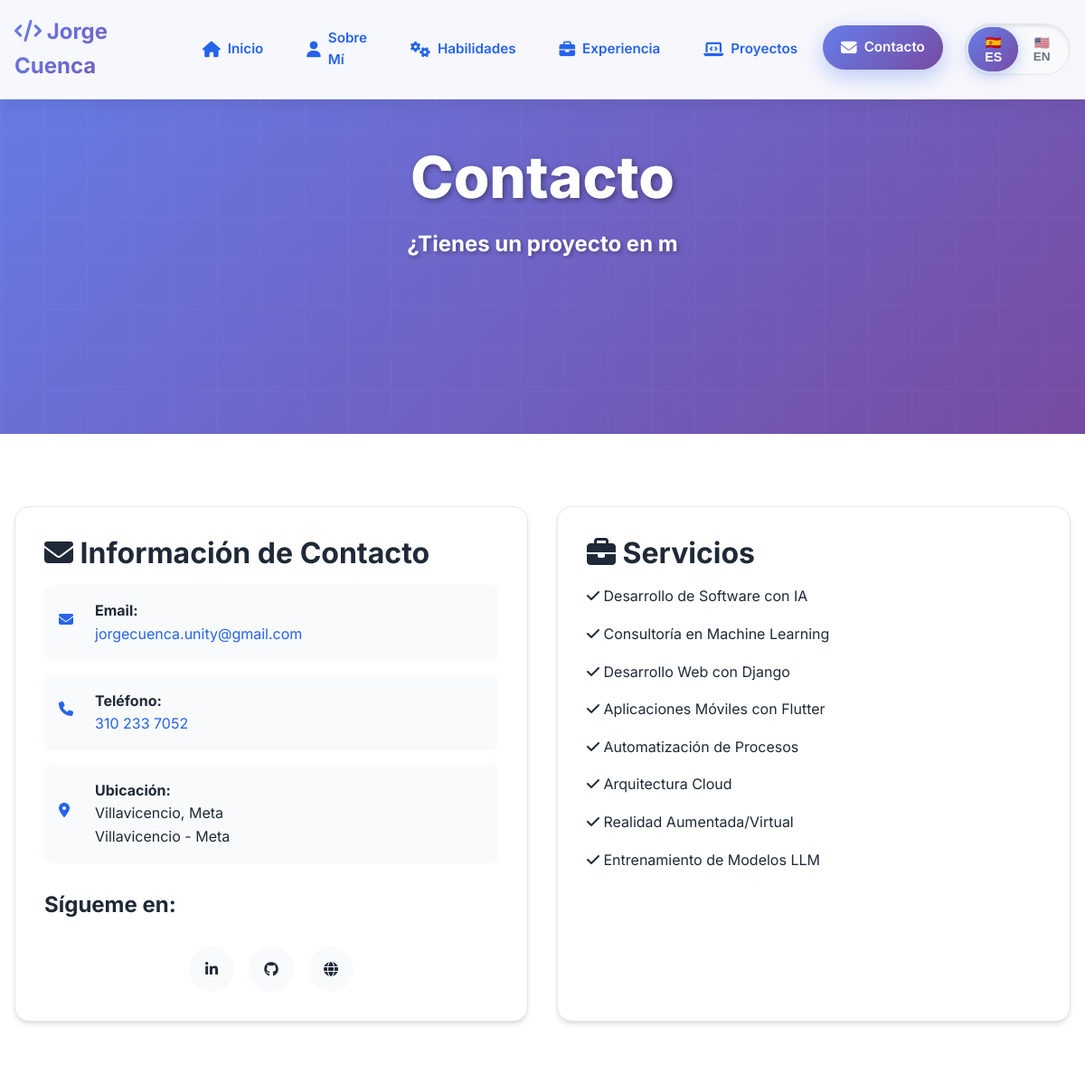
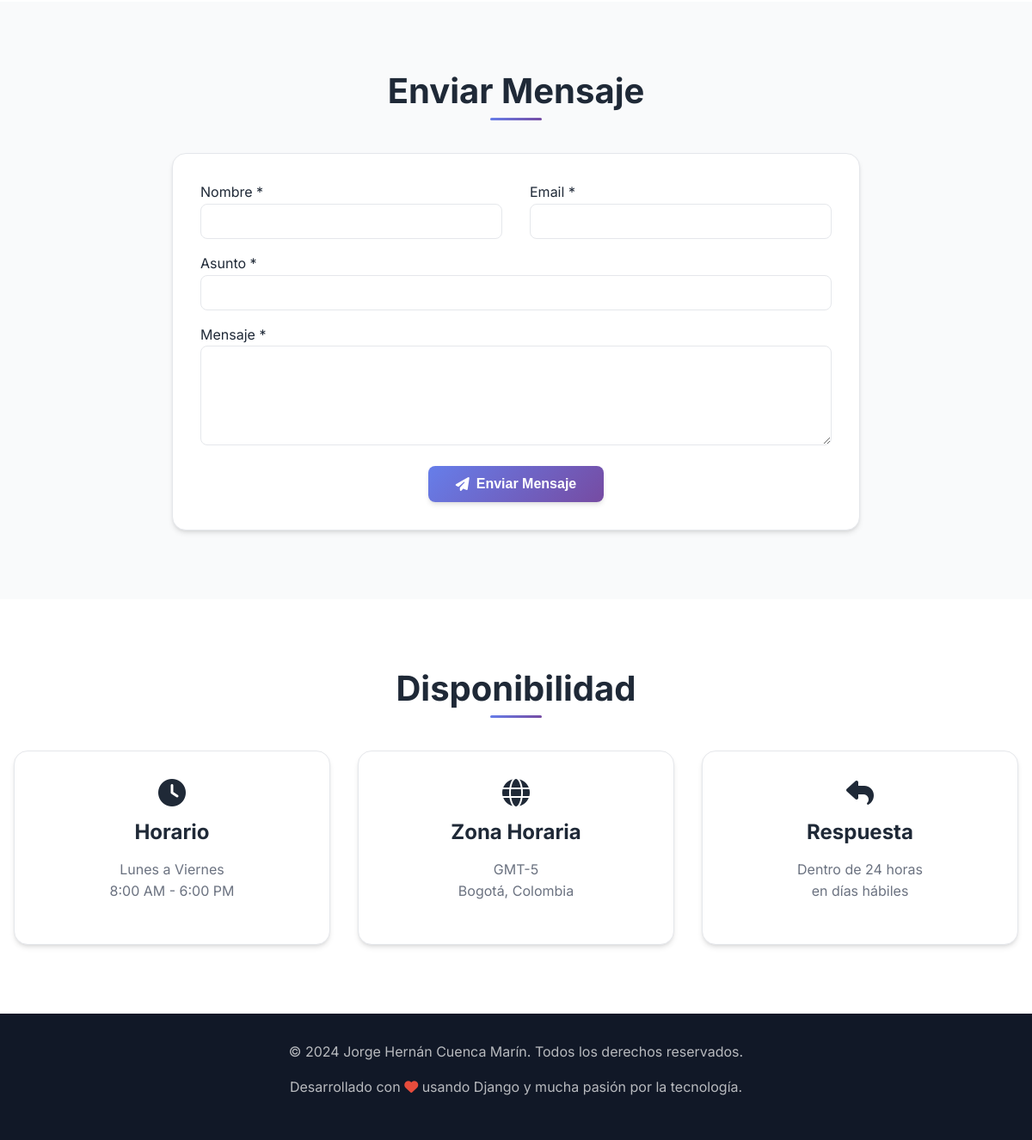
/contacto/, run on the app's committed database (2 pictures, top to bottom).
### portfolio/models.py (models this page shows, shortened)
class Perfil(models.Model):
    nombre_completo = models.CharField(max_length=200)
    fecha_nacimiento = models.DateField()
    lugar_nacimiento = models.CharField(max_length=100)
    cedula = models.CharField(max_length=20, unique=True)
    direccion = models.CharField(max_length=200)
    email = models.EmailField()
    telefono_regex = RegexValidator(regex=r'^\+?1?\d{9,15}$', message="Número de teléfono debe estar en formato: '+999999999'. Hasta 15 dígitos permitidos.")
    telefono = models.CharField(validators=[telefono_regex], max_length=17)
    licencia_conduccion = models.CharField(max_length=50, blank=True)
    foto_perfil = models.ImageField(upload_to='perfil/', blank=True, null=True)
    descripcion_corta = models.TextField(max_length=300)
    biografia = models.TextField()
    class Meta:
        verbose_name = "Perfil"
        verbose_name_plural = "Perfiles"

class RedSocial(models.Model):
    PLATAFORMA_CHOICES = [
        ('linkedin', 'LinkedIn'),
        ('github', 'GitHub'),
        ('twitter', 'Twitter'),
        ('instagram', 'Instagram'),
        ('facebook', 'Facebook'),
        ('youtube', 'YouTube'),
        ('website', 'Sitio Web Personal'),
        ('otro', 'Otro'),
    ]
    perfil = models.ForeignKey(Perfil, on_delete=models.CASCADE, related_name='redes_sociales')
    plataforma = models.CharField(max_length=20, choices=PLATAFORMA_CHOICES)
    url = models.URLField()
    usuario = models.CharField(max_length=100, blank=True)
    activo = models.BooleanField(default=True)
    class Meta:
        verbose_name = "Red Social"
        verbose_name_plural = "Redes Sociales"
        unique_together = ['perfil', 'plataforma']

### portfolio/views.py (the view)
# urls.py: path('contacto/', views.contacto, name='contacto'),
def contacto(request):
    try:
        perfil = Perfil.objects.first()
        if not perfil:
            return render(request, 'portfolio/setup.html')
        language = get_language_from_request(request)
        translations = TRANSLATIONS.get(language, TRANSLATIONS['es'])
        redes_sociales = RedSocial.objects.filter(perfil=perfil, activo=True)
        context = {
            'perfil': perfil,
            'redes_sociales': redes_sociales,
            'language': language,
            'translations': translations,
        }
        return render(request, 'portfolio/contacto.html', context)
    except Exception as e:
        return render(request, 'portfolio/error.html', {'error': str(e)})

### portfolio/views.py (called while the page is built)
def get_language_from_request(request):
    return request.session.get('language', 'es')

### portfolio/templates/portfolio/contacto.html (shortened to what this page needs)
{% extends 'portfolio/base.html' %}
{% load static %}
{% load portfolio_extras %}
{% block content %}
<section class="hero" style="min-height: 60vh;">
    <div class="container">
        <div class="hero-content">
            <h1 class="hero-title">{{ translations.contact }}</h1>
            <p class="hero-subtitle">{{ translations.have_project }}</p>
        </div>
    </div>
</section>
<section class="section">
    <div class="container">
        <div class="grid grid-2">
            <div class="card">
                <h3><i class="fas fa-envelope"></i> {{ translations.contact_info }}</h3>
                {% if perfil %}
                <div class="contact-info">
                    <div class="contact-item">
                        <i class="fas fa-envelope contact-icon"></i>
                        <div>
                            <strong>{{ translations.email }}:</strong><br>
                            <a href="mailto:{{ perfil.email }}">{{ perfil.email }}</a>
                        </div>
                    </div>
                    <div class="contact-item">
                        <i class="fas fa-phone contact-icon"></i>
                        <div>
                            <strong>{{ translations.phone }}:</strong><br>
                            <a href="tel:{{ perfil.telefono }}">{{ perfil.telefono }}</a>
                        </div>
                    </div>
                    <div class="contact-item">
                        <i class="fas fa-map-marker-alt contact-icon"></i>
                        <div>
                            <strong>{{ translations.location }}:</strong><br>
                            {{ perfil.direccion }}<br>
                            {{ perfil.lugar_nacimiento }}
                        </div>
                    </div>
                </div>
                {% endif %}
                {% if redes_sociales %}
                <div class="mt-4">
                    <h4>{{ translations.follow_me }}</h4>
                    <div class="social-links">
                        {% for red in redes_sociales %}
                        <a href="{{ red.url }}" target="_blank" class="social-link" title="{{ red.plataforma|title }}">
                            {% if red.plataforma == 'linkedin' %}
                                <i class="fab fa-linkedin-in"></i>
                            {% elif red.plataforma == 'github' %}
                                <i class="fab fa-github"></i>
                            {% elif red.plataforma == 'twitter' %}
                                <i class="fab fa-twitter"></i>
                            {% elif red.plataforma == 'instagram' %}
                                <i class="fab fa-instagram"></i>
                            {% elif red.plataforma == 'youtube' %}
                                <i class="fab fa-youtube"></i>
                            {% elif red.plataforma == 'website' %}
                                <i class="fas fa-globe"></i>
                            {% else %}
                                <i class="fas fa-link"></i>
                            {% endif %}
                        </a>
                        {% endfor %}
                    </div>
                </div>
                {% endif %}
            </div>
            <div class="card">
                <h3><i class="fas fa-briefcase"></i> {{ translations.services }}</h3>
                <ul style="list-style: none; padding: 0;">
                    <li class="mb-2"><i class="fas fa-check text-primary"></i> {{ translations.ai_software_dev }}</li>
                    <li class="mb-2"><i class="fas fa-check text-primary"></i> {{ translations.ml_consulting }}</li>
                    <li class="mb-2"><i class="fas fa-check text-primary"></i> {{ translations.django_web_dev }}</li>
                    <li class="mb-2"><i class="fas fa-check text-primary"></i> {{ translations.flutter_mobile }}</li>
                    <li class="mb-2"><i class="fas fa-check text-primary"></i> {{ translations.process_automation }}</li>
                    <li class="mb-2"><i class="fas fa-check text-primary"></i> {{ translations.cloud_architecture }}</li>
                    <li class="mb-2"><i class="fas fa-check text-primary"></i> {{ translations.ar_vr_dev }}</li>
                    <li class="mb-2"><i class="fas fa-check text-primary"></i> {{ translations.llm_training }}</li>
                </ul>
            </div>
        </div>
    </div>
</section>
<section class="section" style="background: var(--bg-secondary);">
    <div class="container">
        <h2 class="section-title">{{ translations.send_message }}</h2>
        <div class="card" style="max-width: 800px; margin: 0 auto;">
            <form id="contact-form" method="post">
                <div class="grid grid-2">
                    <div>
                        <label for="nombre">{{ translations.name }} *</label>
                        <input type="text" id="nombre" name="nombre" required
                               style="width: 100%; padding: 0.75rem; border: 1px solid var(--border-color); border-radius: 0.5rem; margin-bottom: 1rem;">
                    </div>
                    <div>
                        <label for="email">{{ translations.email }} *</label>
                        <input type="email" id="email" name="email" required
                               style="width: 100%; padding: 0.75rem; border: 1px solid var(--border-color); border-radius: 0.5rem; margin-bottom: 1rem;">
                    </div>
                </div>
                <div>
                    <label for="asunto">{{ translations.subject }} *</label>
                    <input type="text" id="asunto" name="asunto" required
                           style="width: 100%; padding: 0.75rem; border: 1px solid var(--border-color); border-radius: 0.5rem; margin-bottom: 1rem;">
                </div>
                <div>
                    <label for="mensaje">{{ translations.message }} *</label>
                    <textarea id="mensaje" name="mensaje" rows="6" required
                              style="width: 100%; padding: 0.75rem; border: 1px solid var(--border-color); border-radius: 0.5rem; margin-bottom: 1rem; resize: vertical;"></textarea>
                </div>
                <div class="text-center">
                    <button type="submit" class="btn btn-primary">
                        <i class="fas fa-paper-plane"></i> {{ translations.send_message }}
                    </button>
                </div>
            </form>
        </div>
    </div>
</section>
<section class="section">
    <div class="container">
        <div class="text-center">
            <h2 class="section-title">{{ translations.availability }}</h2>
            <div class="grid grid-3">
                <div class="card text-center">
                    <i class="fas fa-clock fa-2x text-primary mb-2"></i>
                    <h4>{{ translations.schedule }}</h4>
                    <p>{{ translations.weekdays }}<br>{{ translations.hours }}</p>
                </div>
                <div class="card text-center">
                    <i class="fas fa-globe fa-2x text-primary mb-2"></i>
                    <h4>{{ translations.timezone }}</h4>
                    <p>{{ translations.bogota_time|safe }}</p>
                </div>
                <div class="card text-center">
                    <i class="fas fa-reply fa-2x text-primary mb-2"></i>
                    <h4>{{ translations.response }}</h4>
                    <p>{{ translations.within_24h|safe }}</p>
                </div>
            </div>
        </div>
    </div>
</section>
{% endblock %}

### static/css/style.css (style rules this page uses)
:root { --primary-color: #2563eb; --secondary-color: #1e40af; --accent-color: #3b82f6; --text-primary: #1f2937; --text-secondary: #6b7280; --text-light: #9ca3af; --bg-primary: #ffffff; --bg-secondary: #f9fafb; --bg-dark: #111827; --border-color: #e5e7eb; --shadow-sm: 0 1px 2px 0 rgb(0 0 0 / 0.05); --shadow-md: 0 4px 6px -1px rgb(0 0 0 / 0.1), 0 2px 4px -2px rgb(0 0 0 / 0.1); --shadow-lg: 0 10px 15px -3px rgb(0 0 0 / 0.1), 0 4px 6px -4px rgb(0 0 0 / 0.1); --gradient-primary: linear-gradient(135deg, #667eea 0%, #764ba2 100%); --gradient-secondary: linear-gradient(135deg, #f093fb 0%, #f5576c 100%); }
* { margin: 0; padding: 0; box-sizing: border-box; }
html { scroll-behavior: smooth; font-size: 16px; }
body { font-family: 'Inter', -apple-system, BlinkMacSystemFont, 'Segoe UI', Roboto, sans-serif; line-height: 1.6; color: var(--text-primary); background-color: var(--bg-primary); overflow-x: hidden; }
h1, h2, h3, h4, h5, h6 { font-weight: 700; line-height: 1.2; margin-bottom: 1rem; }
h1 { font-size: 3.5rem; }
h2 { font-size: 2.5rem; }
h3 { font-size: 2rem; }
h4 { font-size: 1.5rem; }
p { margin-bottom: 1rem; color: var(--text-secondary); }
a { color: var(--primary-color); text-decoration: none; transition: all 0.3s ease; }
.container { max-width: 1200px; margin: 0 auto; padding: 0 1rem; }
.section { padding: 5rem 0; }
.section-title { text-align: center; margin-bottom: 3rem; position: relative; }
.section-title::after { content: ''; position: absolute; bottom: -10px; left: 50%; transform: translateX(-50%); width: 60px; height: 3px; background: var(--gradient-primary); border-radius: 2px; }
.hero { min-height: 100vh; display: flex; align-items: center; background: linear-gradient(135deg, #667eea 0%, #764ba2 100%); color: white; position: relative; overflow: hidden; }
.hero::before { content: ''; position: absolute; top: 0; left: 0; right: 0; bottom: 0; opacity: 0.3; }
.hero-content { position: relative; z-index: 2; text-align: center; animation: fadeInUp 1s ease-out; }
.hero-title { font-size: 4rem; margin-bottom: 1rem; font-weight: 800; color: white; text-shadow: 2px 2px 6px rgba(0, 0, 0, 0.4); }
.hero-subtitle { font-size: 1.5rem; margin-bottom: 2rem; opacity: 1; color: white; font-weight: 700; text-shadow: 2px 2px 4px rgba(0, 0, 0, 0.3); }
.btn { display: inline-flex; align-items: center; gap: 0.5rem; padding: 0.75rem 2rem; border: none; border-radius: 0.5rem; font-weight: 600; text-decoration: none; cursor: pointer; transition: all 0.3s ease; font-size: 1rem; }
.btn-primary { background: var(--gradient-primary); color: white; box-shadow: var(--shadow-md); }
.card { background: var(--bg-primary); border-radius: 1rem; padding: 2rem; box-shadow: var(--shadow-md); transition: all 0.3s ease; border: 1px solid var(--border-color); }
.grid { display: grid; gap: 2rem; }
.grid-2 { grid-template-columns: repeat(auto-fit, minmax(300px, 1fr)); }
.grid-3 { grid-template-columns: repeat(auto-fit, minmax(250px, 1fr)); }
.contact-info { display: flex; flex-direction: column; gap: 1rem; }
.contact-item { display: flex; align-items: center; gap: 1rem; padding: 1rem; background: var(--bg-secondary); border-radius: 0.5rem; transition: all 0.3s ease; }
.contact-icon { width: 24px; height: 24px; color: var(--primary-color); }
.social-links { display: flex; gap: 1rem; justify-content: center; margin-top: 2rem; }
.social-link { display: flex; align-items: center; justify-content: center; width: 50px; height: 50px; background: var(--bg-secondary); border-radius: 50%; color: var(--text-primary); transition: all 0.3s ease; }
.fade-in { animation: fadeIn 0.6s ease-out; }
.text-center { text-align: center; }
.mb-2 { margin-bottom: 1rem; }
.mt-4 { margin-top: 2rem; }
.grid { display: grid; }

### data on the page
Perfil: email "jorgecuenca.unity@gmail.com", telefono "310 233 7052", direccion "Villavicencio, Meta", lugar_nacimiento "Villavicencio - Meta"
RedSocial: plataforma "linkedin" (drawn)
RedSocial: plataforma "github" (drawn)
RedSocial: plataforma "website" (drawn)

### other printed values
{{ translations.home }} "Inicio"
{{ translations.about }} "Sobre Mí"
{{ translations.skills }} "Habilidades"
{{ translations.experience }} "Experiencia"
{{ translations.projects }} "Proyectos"
{{ translations.contact }} "Contacto"
{{ translations.contact_info }} "Información de Contacto"
{{ translations.email }} "Email"
{{ translations.phone }} "Teléfono"
{{ translations.location }} "Ubicación"
{{ translations.follow_me }} "Sígueme en:"
{{ translations.services }} "Servicios"
{{ translations.ai_software_dev }} "Desarrollo de Software con IA"
{{ translations.ml_consulting }} "Consultoría en Machine Learning"
{{ translations.django_web_dev }} "Desarrollo Web con Django"
